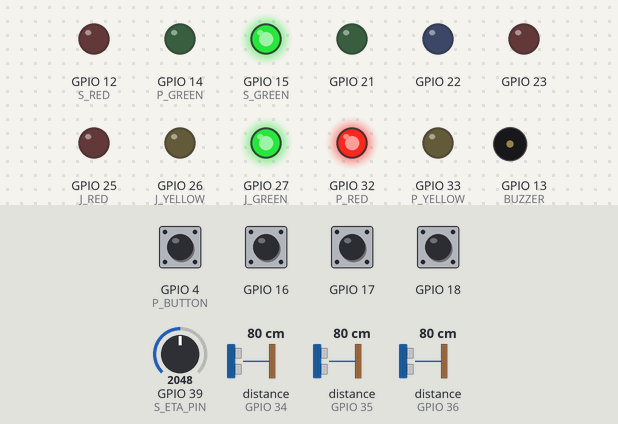
Bench run of a sketch on a simulated ESP32. On the bench: output pins drawn as LEDs (lit = HIGH), buzzer (waves = sounding). Wiring (from diagram.json): 3 × ultrasonic range finder: trigger GPIO 5, echo GPIO 34 / trigger GPIO 19, echo GPIO 35 / trigger GPIO 2, echo GPIO 36. The test bench sets the inputs (shaded band); at power-on: GPIO 4 (P_BUTTON), GPIO 16–18 HIGH, distance to the obstacle (sensors on GPIO 34, GPIO 35, GPIO 36) 80 cm, GPIO 39 (S_ETA_PIN) = 2048. The echo pulse lasts 58.3 µs per cm; WiFi joins after 1.5 s; servers stay silent unless stated; random numbers use the default seed unless the sketch sets one; no MQTT or app messages arrive unless stated; pins used as bus, display or sensor lines are not drawn; what the sketch prints to the serial monitor is not drawn.

Above: at 1.2 s.
1.3 s: distance to the obstacle (sensor on GPIO 34) set to 55 cm
4.4 s: distance to the obstacle (sensor on GPIO 34) set to 45 cm
At 5.7 s:
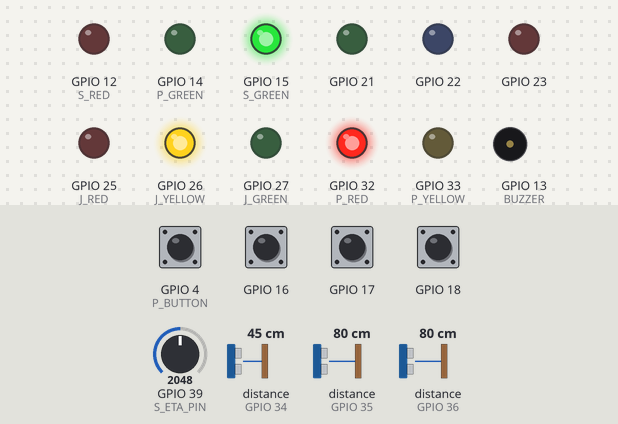
6.0 s: distance to the obstacle (sensor on GPIO 35) set to 53 cm
7.5 s: distance to the obstacle (sensor on GPIO 35) set to 45 cm
At 8.3 s:
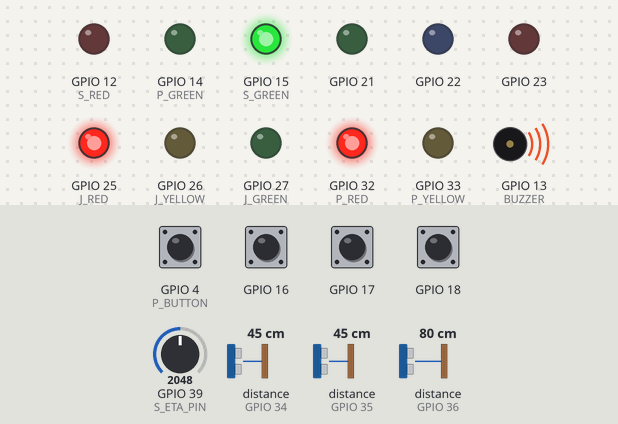
9.0 s: GPIO 4 (P_BUTTON) pulled LOW for 0.15 s
At 10.0 s:
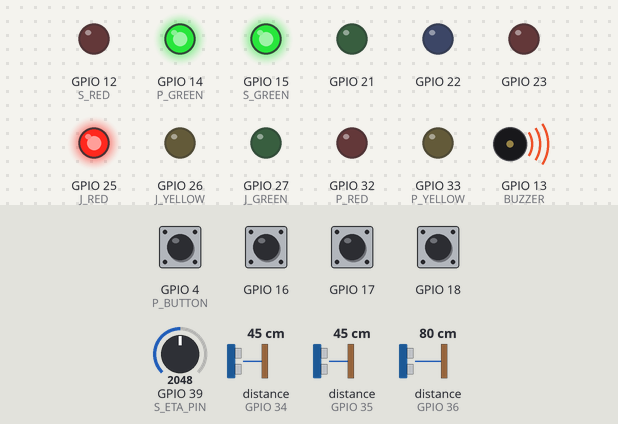
10.6 s: GPIO 16 pulled LOW for 0.15 s
At 10.68 s:
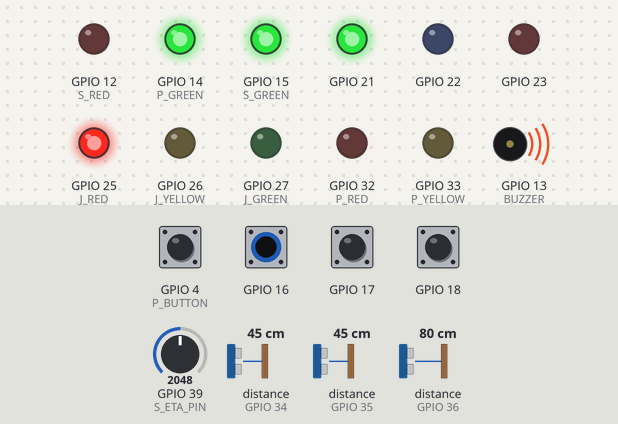
Timing chart, 0 to 18.6 s (numbered marks = the images above; inputs shaded):
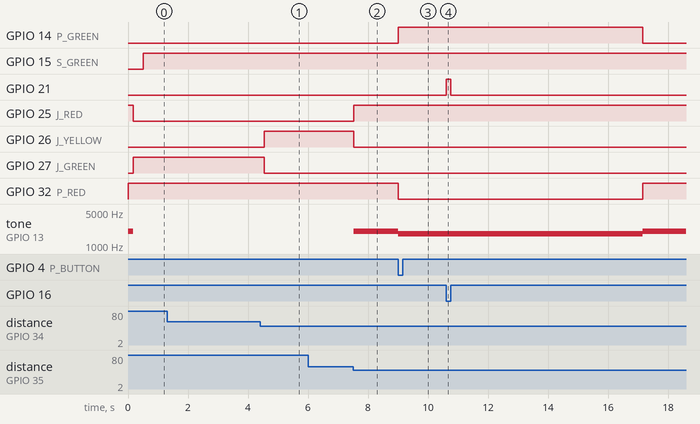

The sketch:

sketch.ino
```cpp
// TransitSense · all four systems on one ESP32 (Wokwi)
// 1. Blind-junction warning   2. Emergency vehicle priority
// 3. Vehicle counting         4. Predictive smart parking
// Each system keeps its original logic. They run side by side without blocking each other,
// and every change is sent live to the TransitSense website over MQTT.
// Wokwi library: PubSubClient (listed in libraries.txt).
#include <WiFi.h>
#include <PubSubClient.h>

// ---- Live link to the TransitSense website ----
// Wokwi-GUEST gives the simulated ESP32 internet access. Events go to a public MQTT
// broker, and the website (dist/live.mjs) subscribes to the same topics over WebSockets.
const char* WIFI_SSID = "Wokwi-GUEST";
const char* MQTT_HOST = "broker.hivemq.com";
const int MQTT_PORT = 1883;
const char* TOPIC_PREFIX = "transitsense/live/";

WiFiClient net;
PubSubClient mqtt(net);

void sendEvent(const char* sim, const String& json) {
  String topic = String(TOPIC_PREFIX) + sim;
  if (mqtt.connected()) mqtt.publish(topic.c_str(), json.c_str());
  Serial.print("Website <- ");
  Serial.print(sim);
  Serial.print(" ");
  Serial.println(json);
}

// Commands from the website arrive on transitsense/live/cmd/<system>:
// {"cmd":"identify"} flashes that system's lights; {"cmd":"priority"} starts emergency priority.
const char* SYSTEMS[] = {"junction", "priority", "counter", "parking"};
unsigned long identifyUntil[4] = {0, 0, 0, 0};
bool remotePriority = false;

void onCommand(char* topic, byte* payload, unsigned int length) {
  String t(topic), body;
  for (unsigned int i = 0; i < length; i++) body += (char)payload[i];
  for (int i = 0; i < 4; i++) {
    if (!t.endsWith(String("/") + SYSTEMS[i])) continue;
    if (body.indexOf("\"identify\"") >= 0) {
      identifyUntil[i] = millis() + 3000;
      Serial.println(String("Website -> ") + SYSTEMS[i] + ": flash lights");
      sendEvent(SYSTEMS[i], "{\"state\":\"ack\",\"cmd\":\"identify\"}");
    }
    if (i == 1 && body.indexOf("\"priority\"") >= 0) {
      remotePriority = true;
      Serial.println("Website -> priority: emergency vehicle requested");
      sendEvent("priority", "{\"state\":\"ack\",\"cmd\":\"priority\"}");
    }
  }
}

bool identifying(int system) { return millis() < identifyUntil[system]; }

// Call every loop. Never blocks for long, so the sensors keep working offline.
void keepOnline() {
  static unsigned long lastTry = 0;
  if (WiFi.status() != WL_CONNECTED) return;
  if (!mqtt.connected() && millis() - lastTry > 3000) {
    lastTry = millis();
    String id = "transitsense-all-" + String(esp_random(), HEX);
    if (mqtt.connect(id.c_str())) {
      Serial.println("Connected to the TransitSense website feed");
      mqtt.subscribe("transitsense/live/cmd/#");
      for (const char* sim : SYSTEMS) sendEvent(sim, "{\"state\":\"online\"}");
    }
  }
  mqtt.loop();

  // Heartbeat, so the website's dashboard can show each system as online.
  static unsigned long lastBeat = 0;
  if (mqtt.connected() && millis() - lastBeat > 10000) {
    lastBeat = millis();
    for (const char* sim : SYSTEMS) mqtt.publish((String(TOPIC_PREFIX) + sim).c_str(), "{\"state\":\"online\"}");
  }
}

// ---- Shared parts ----
const int BUZZER = 13;  // Shared by the junction warning and the emergency priority

float distanceCM(int trig, int echo) {
  digitalWrite(trig, LOW);
  delayMicroseconds(3);
  digitalWrite(trig, HIGH);
  delayMicroseconds(10);
  digitalWrite(trig, LOW);

  unsigned long duration = pulseIn(echo, HIGH, 25000UL);
  if (duration == 0) return -1;
  return duration / 58.0;
}

// ---- 1. Blind-junction warning: two ultrasonic sensors, approach A then B ----
const int J_TRIG_A = 5, J_ECHO_A = 34;
const int J_TRIG_B = 19, J_ECHO_B = 35;
const int J_RED = 25, J_YELLOW = 26, J_GREEN = 27;
const float J_LIMIT_CM = 50.0;
const unsigned long J_WINDOW_MS = 5000;
const unsigned long J_HOLD_MS = 3000;

bool jSeenA = false, jWarning = false, jBuzzer = false;
unsigned long jTimeA = 0, jLastSeen = 0;
String jState = "";

void junctionLights(bool r, bool y, bool g, bool sound) {
  digitalWrite(J_RED, r);
  digitalWrite(J_YELLOW, y);
  digitalWrite(J_GREEN, g);
  jBuzzer = sound;
}

void junctionReport(const String& state, float a, float b) {
  if (state == jState) return;
  jState = state;
  Serial.println("[Junction] " + state + "  A = " + String(a, 0) + " cm, B = " + String(b, 0) + " cm");
  sendEvent("junction", "{\"state\":\"" + state + "\",\"a\":" + String(a, 0) + ",\"b\":" + String(b, 0) + "}");
}

void junctionStep() {
  static unsigned long lastRun = 0;
  if (millis() - lastRun < 160) return;
  lastRun = millis();

  float a = distanceCM(J_TRIG_A, J_ECHO_A);
  float b = distanceCM(J_TRIG_B, J_ECHO_B);
  unsigned long now = millis();

  // Unknown sensor data must not indicate clear.
  if (a < 0 || b < 0) {
    junctionLights(1, 0, 0, 1);
    junctionReport("fault", a, b);
    return;
  }

  bool nearA = a <= J_LIMIT_CM;
  bool nearB = b <= J_LIMIT_CM;

  if (nearA && !jSeenA) {
    jSeenA = true;
    jTimeA = now;
  }
  if (jSeenA && nearB && now - jTimeA <= J_WINDOW_MS) {
    jWarning = true;
    jLastSeen = now;
  }
  if (jSeenA && now - jTimeA > J_WINDOW_MS) {
    jSeenA = false;
  }
  if (jWarning) {
    if (nearA || nearB) jLastSeen = now;
    if (!nearA && !nearB && now - jLastSeen >= J_HOLD_MS) {
      jWarning = false;
      jSeenA = false;
    }
  }

  if (jWarning) {
    junctionLights(1, 0, 0, 1);
    junctionReport("warning", a, b);
  } else if (nearA || nearB || jSeenA) {
    junctionLights(0, 1, 0, 0);
    junctionReport("pending", a, b);
  } else {
    junctionLights(0, 0, 1, 0);
    junctionReport("clear", a, b);
  }
}

// ---- 2. Emergency vehicle priority: button turns its signal green ----
const int P_BUTTON = 4;
const int P_RED = 32, P_YELLOW = 33, P_GREEN = 14;
const unsigned long P_DURATION = 8000;

bool pActive = false;
unsigned long pStart = 0;

void priorityStep() {
  unsigned long now = millis();
  bool detected = digitalRead(P_BUTTON) == LOW || remotePriority;  // Pressed reads LOW with INPUT_PULLUP
  remotePriority = false;

  if (detected) {
    if (!pActive) {
      Serial.println("[Priority] Emergency detection triggered: GREEN");
      sendEvent("priority", "{\"state\":\"active\"}");
    }
    pActive = true;
    pStart = now;
  }
  if (pActive && !detected && now - pStart >= P_DURATION) {
    pActive = false;
    Serial.println("[Priority] Priority ended: NORMAL MODE");
    sendEvent("priority", "{\"state\":\"ended\"}");
  }

  digitalWrite(P_RED, !pActive);
  digitalWrite(P_YELLOW, LOW);
  digitalWrite(P_GREEN, pActive);
}

// ---- 3. Vehicle counting and classification: one button per class ----
struct VehicleClass {
  const char* name;
  const char* key;
  int button;
  int led;
  bool last;
  unsigned long lastTime;
  unsigned long count;
};
VehicleClass classes[] = {
  {"TWO-WHEELER", "bike", 16, 21, HIGH, 0, 0},
  {"CAR", "car", 17, 22, HIGH, 0, 0},
  {"HEAVY VEHICLE", "heavy", 18, 23, HIGH, 0, 0},
};
const unsigned long C_DEBOUNCE_MS = 250;

void counterStep() {
  unsigned long now = millis();
  for (VehicleClass& c : classes) {
    bool state = digitalRead(c.button);
    if (c.last == HIGH && state == LOW && now - c.lastTime >= C_DEBOUNCE_MS) {
      c.count++;
      c.lastTime = now;
      digitalWrite(c.led, HIGH);

      unsigned long bikes = classes[0].count, cars = classes[1].count, heavy = classes[2].count;
      unsigned long total = bikes + cars + heavy;
      const char* level = total < 5 ? "LIGHT" : total < 10 ? "MODERATE" : "HEAVY";
      Serial.println(String("[Counter] Detected: ") + c.name + " · Two-wheelers " + bikes + ", Cars " + cars +
                     ", Heavy " + heavy + ", Total " + total + " · " + level + " TRAFFIC");
      sendEvent("counter", String("{\"state\":\"detected\",\"vehicle\":\"") + c.key + "\",\"bikes\":" + bikes +
                ",\"cars\":" + cars + ",\"heavy\":" + heavy + ",\"total\":" + total + "}");
    } else if (state == HIGH) {
      digitalWrite(c.led, LOW);
    }
    c.last = state;
  }
}

// ---- 4. Predictive smart parking: bay sensor + driver arrival time knob ----
const int S_TRIG = 2, S_ECHO = 36;  // GPIO 36 is labelled VP on the board
const int S_ETA_PIN = 39;           // GPIO 39 is labelled VN; ADC 0 to 4095
const int S_RED = 12, S_GREEN = 15;
const float S_OCCUPIED_CM = 50.0;
const int S_RELEASE_MIN = 10;

String sStatus = "";
int sEta = -1;

void parkingStep() {
  static unsigned long lastRun = 0;
  if (millis() - lastRun < 500) return;
  lastRun = millis();

  float distance = distanceCM(S_TRIG, S_ECHO);
  int eta = map(analogRead(S_ETA_PIN), 0, 4095, 0, 20);  // Simulated arrival: 0 to 20 min
  String status;

  if (distance < 0) status = "error";                       // Do not assume the bay is free
  else if (distance > S_OCCUPIED_CM) status = "available";  // Free now
  else if (eta >= S_RELEASE_MIN) status = "predicted";      // Assumes the car leaves in 10 min
  else status = "occupied";                                 // Likely occupied on arrival

  bool green = status == "available" || status == "predicted";
  digitalWrite(S_GREEN, green);
  digitalWrite(S_RED, !green);

  if (status == sStatus && eta == sEta) return;
  sStatus = status;
  sEta = eta;
  Serial.println("[Parking] " + status + " · distance " + String(distance, 0) + " cm · arrival in " + eta + " min");
  sendEvent("parking", "{\"state\":\"" + status + "\",\"distance\":" + String(distance, 0) + ",\"eta\":" + eta + "}");
}

void setup() {
  Serial.begin(115200);

  for (int pin : {J_TRIG_A, J_TRIG_B, S_TRIG, J_RED, J_YELLOW, J_GREEN, P_RED, P_YELLOW, P_GREEN, S_RED, S_GREEN, BUZZER}) {
    pinMode(pin, OUTPUT);
  }
  for (int pin : {J_ECHO_A, J_ECHO_B, S_ECHO}) pinMode(pin, INPUT);
  pinMode(P_BUTTON, INPUT_PULLUP);
  for (VehicleClass& c : classes) {
    pinMode(c.button, INPUT_PULLUP);
    pinMode(c.led, OUTPUT);
  }
  junctionLights(1, 0, 0, 1);  // Start conservatively

  Serial.println("================================");
  Serial.println(" TRANSITSENSE · ALL FOUR SYSTEMS");
  Serial.println("================================");

  WiFi.begin(WIFI_SSID, "", 6);  // Channel 6 makes Wokwi-GUEST connect faster
  mqtt.setServer(MQTT_HOST, MQTT_PORT);
  mqtt.setCallback(onCommand);
}

// Flashes a system's lights while the website's "Flash lights" command is active.
void showIdentify() {
  bool on = (millis() / 250) % 2;
  const int lights[4][3] = {{J_RED, J_YELLOW, J_GREEN}, {P_RED, P_YELLOW, P_GREEN}, {21, 22, 23}, {S_RED, S_GREEN, -1}};
  for (int i = 0; i < 4; i++) {
    if (!identifying(i)) continue;
    for (int pin : lights[i]) if (pin >= 0) digitalWrite(pin, on);
  }
}

void loop() {
  keepOnline();
  junctionStep();
  priorityStep();
  counterStep();
  parkingStep();
  showIdentify();

  // One buzzer: the emergency tone wins, then the junction warning, then a short chirp on "flash lights".
  bool chirp = false;
  for (int i = 0; i < 4; i++) chirp |= identifying(i) && identifyUntil[i] - millis() > 2700;
  static int tonePlaying = 0;
  int wanted = pActive ? 1800 : jBuzzer ? 2000 : chirp ? 2600 : 0;
  if (wanted != tonePlaying) {
    if (wanted) tone(BUZZER, wanted);
    else noTone(BUZZER);
    tonePlaying = wanted;
  }

  delay(10);
}
```

Measured:
- the behaviour switches between 50 and 49 cm on distance to the obstacle (sensor on GPIO 34) (found by bisection; images 0 and 1)
- the behaviour switches between 50 and 49 cm on distance to the obstacle (sensor on GPIO 35) (found by bisection; images 1 and 2)
- after the input at 1.3 s, every drawn part: stays the same
- after the input at 4.4 s, GPIO 26 (J_YELLOW): LOW → HIGH after 0.15 s; GPIO 27 (J_GREEN): HIGH → LOW after 0.15 s
- after the input at 6.0 s, every drawn part: stays the same
- after the input at 7.5 s, GPIO 25 (J_RED): LOW → HIGH at once; GPIO 26 (J_YELLOW): HIGH → LOW at once; tone on GPIO 13 (BUZZER): silent → 2000 Hz at once
- after the input at 9.0 s, GPIO 14 (P_GREEN): LOW → HIGH at once; GPIO 32 (P_RED): HIGH → LOW at once; tone on GPIO 13 (BUZZER): 2000 Hz → 1800 Hz at once
- after the input at 10.6 s, GPIO 21: LOW → HIGH at once, → LOW 0.14 s later
